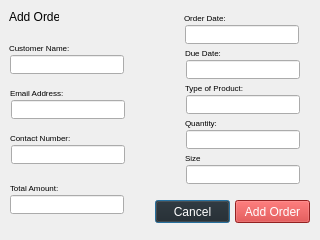
<?xml version="1.0" encoding="UTF-8"?>
<ui version="4.0">
 <class>Dialog</class>
 <widget class="QDialog" name="Dialog">
  <property name="geometry">
   <rect>
    <x>0</x>
    <y>0</y>
    <width>320</width>
    <height>240</height>
   </rect>
  </property>
  <property name="sizePolicy">
   <sizepolicy hsizetype="Expanding" vsizetype="Expanding">
    <horstretch>0</horstretch>
    <verstretch>0</verstretch>
   </sizepolicy>
  </property>
  <property name="windowTitle">
   <string>Dialog</string>
  </property>
  <widget class="QFrame" name="frame">
   <property name="geometry">
    <rect>
     <x>0</x>
     <y>0</y>
     <width>321</width>
     <height>241</height>
    </rect>
   </property>
   <property name="styleSheet">
    <string notr="true">QPushButton#AddOrderButton{	
	color: rgb(255, 255, 255);
	background-color: #CD2E2E;
}
QPushButton#CancelButton{	
	color: rgb(255, 255, 255);
	background-color: #202020;
}
</string>
   </property>
   <widget class="QLabel" name="label">
    <property name="geometry">
     <rect>
      <x>9</x>
      <y>9</y>
      <width>50</width>
      <height>16</height>
     </rect>
    </property>
    <property name="text">
     <string>Add Order</string>
    </property>
   </widget>
   <widget class="QLabel" name="CustomerNameLabel">
    <property name="geometry">
     <rect>
      <x>9</x>
      <y>40</y>
      <width>60</width>
      <height>16</height>
     </rect>
    </property>
    <property name="font">
     <font>
      <pointsize>6</pointsize>
     </font>
    </property>
    <property name="text">
     <string>Customer Name:</string>
    </property>
   </widget>
   <widget class="QLabel" name="CustomerNameLabel_2">
    <property name="geometry">
     <rect>
      <x>10</x>
      <y>85</y>
      <width>60</width>
      <height>16</height>
     </rect>
    </property>
    <property name="font">
     <font>
      <pointsize>6</pointsize>
     </font>
    </property>
    <property name="text">
     <string>Email Address:</string>
    </property>
   </widget>
   <widget class="QLineEdit" name="lineEdit_2">
    <property name="geometry">
     <rect>
      <x>11</x>
      <y>100</y>
      <width>114</width>
      <height>19</height>
     </rect>
    </property>
   </widget>
   <widget class="QLabel" name="CustomerNameLabel_3">
    <property name="geometry">
     <rect>
      <x>10</x>
      <y>130</y>
      <width>60</width>
      <height>16</height>
     </rect>
    </property>
    <property name="font">
     <font>
      <pointsize>6</pointsize>
     </font>
    </property>
    <property name="text">
     <string>Contact Number:</string>
    </property>
   </widget>
   <widget class="QLineEdit" name="lineEdit_3">
    <property name="geometry">
     <rect>
      <x>11</x>
      <y>145</y>
      <width>114</width>
      <height>19</height>
     </rect>
    </property>
   </widget>
   <widget class="QLineEdit" name="lineEdit_6">
    <property name="geometry">
     <rect>
      <x>10</x>
      <y>195</y>
      <width>114</width>
      <height>19</height>
     </rect>
    </property>
   </widget>
   <widget class="QLabel" name="CustomerNameLabel_7">
    <property name="geometry">
     <rect>
      <x>10</x>
      <y>180</y>
      <width>60</width>
      <height>16</height>
     </rect>
    </property>
    <property name="font">
     <font>
      <pointsize>6</pointsize>
     </font>
    </property>
    <property name="text">
     <string>Total Amount:</string>
    </property>
   </widget>
   <widget class="QLineEdit" name="lineEdit_7">
    <property name="geometry">
     <rect>
      <x>185</x>
      <y>25</y>
      <width>114</width>
      <height>19</height>
     </rect>
    </property>
   </widget>
   <widget class="QLabel" name="CustomerNameLabel_12">
    <property name="geometry">
     <rect>
      <x>184</x>
      <y>10</y>
      <width>60</width>
      <height>16</height>
     </rect>
    </property>
    <property name="font">
     <font>
      <pointsize>6</pointsize>
     </font>
    </property>
    <property name="text">
     <string>Order Date:</string>
    </property>
   </widget>
   <widget class="QLabel" name="CustomerNameLabel_13">
    <property name="geometry">
     <rect>
      <x>185</x>
      <y>45</y>
      <width>60</width>
      <height>16</height>
     </rect>
    </property>
    <property name="font">
     <font>
      <pointsize>6</pointsize>
     </font>
    </property>
    <property name="text">
     <string>Due Date:</string>
    </property>
   </widget>
   <widget class="QLineEdit" name="lineEdit_12">
    <property name="geometry">
     <rect>
      <x>186</x>
      <y>60</y>
      <width>114</width>
      <height>19</height>
     </rect>
    </property>
   </widget>
   <widget class="QLabel" name="CustomerNameLabel_14">
    <property name="geometry">
     <rect>
      <x>185</x>
      <y>80</y>
      <width>66</width>
      <height>16</height>
     </rect>
    </property>
    <property name="font">
     <font>
      <pointsize>6</pointsize>
     </font>
    </property>
    <property name="text">
     <string>Type of Product:</string>
    </property>
   </widget>
   <widget class="QLineEdit" name="lineEdit_13">
    <property name="geometry">
     <rect>
      <x>186</x>
      <y>95</y>
      <width>114</width>
      <height>19</height>
     </rect>
    </property>
   </widget>
   <widget class="QLabel" name="CustomerNameLabel_15">
    <property name="geometry">
     <rect>
      <x>185</x>
      <y>115</y>
      <width>60</width>
      <height>16</height>
     </rect>
    </property>
    <property name="font">
     <font>
      <pointsize>6</pointsize>
     </font>
    </property>
    <property name="text">
     <string>Quantity:</string>
    </property>
   </widget>
   <widget class="QLineEdit" name="lineEdit_14">
    <property name="geometry">
     <rect>
      <x>186</x>
      <y>130</y>
      <width>114</width>
      <height>19</height>
     </rect>
    </property>
   </widget>
   <widget class="QLabel" name="CustomerNameLabel_16">
    <property name="geometry">
     <rect>
      <x>185</x>
      <y>150</y>
      <width>60</width>
      <height>16</height>
     </rect>
    </property>
    <property name="font">
     <font>
      <pointsize>6</pointsize>
     </font>
    </property>
    <property name="text">
     <string>Size</string>
    </property>
   </widget>
   <widget class="QLineEdit" name="lineEdit_15">
    <property name="geometry">
     <rect>
      <x>186</x>
      <y>165</y>
      <width>114</width>
      <height>19</height>
     </rect>
    </property>
   </widget>
   <widget class="QPushButton" name="CancelButton">
    <property name="geometry">
     <rect>
      <x>155</x>
      <y>200</y>
      <width>75</width>
      <height>23</height>
     </rect>
    </property>
    <property name="text">
     <string>Cancel</string>
    </property>
   </widget>
   <widget class="QPushButton" name="AddOrderButton">
    <property name="geometry">
     <rect>
      <x>235</x>
      <y>200</y>
      <width>75</width>
      <height>23</height>
     </rect>
    </property>
    <property name="text">
     <string>Add Order</string>
    </property>
   </widget>
   <widget class="QLineEdit" name="lineEdit">
    <property name="geometry">
     <rect>
      <x>10</x>
      <y>55</y>
      <width>114</width>
      <height>19</height>
     </rect>
    </property>
   </widget>
  </widget>
 </widget>
 <resources/>
 <connections/>
</ui>
